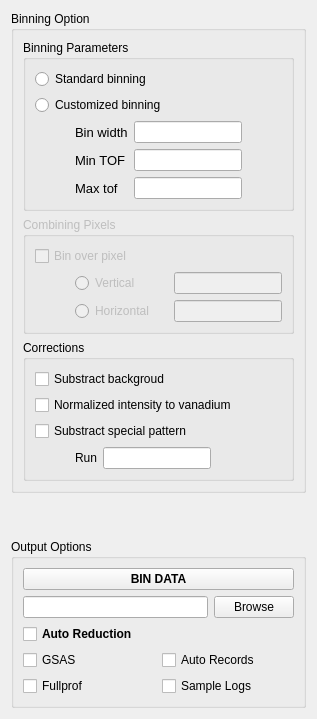
      <widget class="QWidget" name="tab_vbin">
       <attribute name="title">
        <string>Bin</string>
       </attribute>
       <layout class="QGridLayout" name="gridLayout_9">
        <item row="0" column="0">
         <widget class="QGroupBox" name="groupBox_10">
          <property name="title">
           <string>Binning Option</string>
          </property>
          <layout class="QGridLayout" name="gridLayout_19">
           <item row="1" column="0">
            <widget class="QGroupBox" name="groupBox_binOverPixels">
             <property name="enabled">
              <bool>false</bool>
             </property>
             <property name="title">
              <string>Combining Pixels</string>
             </property>
             <layout class="QGridLayout" name="gridLayout_8">
              <item row="0" column="1">
               <widget class="QCheckBox" name="checkBox_overPixel">
                <property name="toolTip">
                 <string>&lt;html&gt;&lt;head/&gt;&lt;body&gt;&lt;p&gt;bin over pixel: sum spectrum among certain pixels. &lt;/p&gt;&lt;/body&gt;&lt;/html&gt;</string>
                </property>
                <property name="text">
                 <string>Bin over pixel</string>
                </property>
               </widget>
              </item>
              <item row="1" column="1">
               <layout class="QGridLayout" name="gridLayout_23">
                <item row="1" column="2">
                 <widget class="QLineEdit" name="lineEdit_pixelSizeHorizontal">
                  <property name="sizePolicy">
                   <sizepolicy hsizetype="Preferred" vsizetype="Fixed">
                    <horstretch>0</horstretch>
                    <verstretch>0</verstretch>
                   </sizepolicy>
                  </property>
                  <property name="toolTip">
                   <string>&lt;html&gt;&lt;head/&gt;&lt;body&gt;&lt;p&gt;Number of pixels to sum in horizontal direction on detectors&lt;/p&gt;&lt;/body&gt;&lt;/html&gt;</string>
                  </property>
                 </widget>
                </item>
                <item row="0" column="1">
                 <widget class="QRadioButton" name="radioButton_binVerticalPixels">
                  <property name="text">
                   <string>Vertical</string>
                  </property>
                 </widget>
                </item>
                <item row="0" column="2">
                 <widget class="QLineEdit" name="lineEdit_pixelSizeVertical">
                  <property name="sizePolicy">
                   <sizepolicy hsizetype="Preferred" vsizetype="Fixed">
                    <horstretch>0</horstretch>
                    <verstretch>0</verstretch>
                   </sizepolicy>
                  </property>
                  <property name="toolTip">
                   <string>&lt;html&gt;&lt;head/&gt;&lt;body&gt;&lt;p&gt;Number of pixels to sum in vertical direction on detectors&lt;/p&gt;&lt;/body&gt;&lt;/html&gt;</string>
                  </property>
                  <property name="alignment">
                   <set>Qt::AlignRight|Qt::AlignTrailing|Qt::AlignVCenter</set>
                  </property>
                 </widget>
                </item>
                <item row="0" column="0">
                 <spacer name="horizontalSpacer">
                  <property name="orientation">
                   <enum>Qt::Horizontal</enum>
                  </property>
                  <property name="sizeType">
                   <enum>QSizePolicy::Fixed</enum>
                  </property>
                  <property name="sizeHint" stdset="0">
                   <size>
                    <width>40</width>
                    <height>20</height>
                   </size>
                  </property>
                 </spacer>
                </item>
                <item row="1" column="1">
                 <widget class="QRadioButton" name="radioButton_binHorizontalPixels">
                  <property name="text">
                   <string>Horizontal</string>
                  </property>
                 </widget>
                </item>
               </layout>
              </item>
             </layout>
            </widget>
           </item>
           <item row="2" column="0">
            <widget class="QGroupBox" name="groupBox_15">
             <property name="title">
              <string>Corrections</string>
             </property>
             <layout class="QGridLayout" name="gridLayout_21">
              <item row="0" column="0">
               <widget class="QCheckBox" name="checkBox_reduceSubtractBackground">
                <property name="text">
                 <string>Substract backgroud</string>
                </property>
               </widget>
              </item>
              <item row="1" column="0">
               <widget class="QCheckBox" name="checkBox_reduceNormalizedByVanadium">
                <property name="text">
                 <string>Normalized intensity to vanadium</string>
                </property>
               </widget>
              </item>
              <item row="2" column="0">
               <widget class="QCheckBox" name="checkBox_reduceSubstractSpecialPattern">
                <property name="text">
                 <string>Substract special pattern</string>
                </property>
               </widget>
              </item>
              <item row="3" column="0">
               <layout class="QHBoxLayout" name="horizontalLayout_8">
                <item>
                 <spacer name="horizontalSpacer_3">
                  <property name="orientation">
                   <enum>Qt::Horizontal</enum>
                  </property>
                  <property name="sizeType">
                   <enum>QSizePolicy::Minimum</enum>
                  </property>
                  <property name="sizeHint" stdset="0">
                   <size>
                    <width>40</width>
                    <height>20</height>
                   </size>
                  </property>
                 </spacer>
                </item>
                <item>
                 <widget class="QLabel" name="label_15">
                  <property name="text">
                   <string>Run</string>
                  </property>
                 </widget>
                </item>
                <item>
                 <widget class="QLineEdit" name="lineEdit_runSpecialPattern">
                  <property name="sizePolicy">
                   <sizepolicy hsizetype="Preferred" vsizetype="Fixed">
                    <horstretch>0</horstretch>
                    <verstretch>0</verstretch>
                   </sizepolicy>
                  </property>
                 </widget>
                </item>
                <item>
                 <spacer name="horizontalSpacer_2">
                  <property name="orientation">
                   <enum>Qt::Horizontal</enum>
                  </property>
                  <property name="sizeHint" stdset="0">
                   <size>
                    <width>40</width>
                    <height>20</height>
                   </size>
                  </property>
                 </spacer>
                </item>
               </layout>
              </item>
             </layout>
            </widget>
           </item>
           <item row="0" column="0">
            <widget class="QGroupBox" name="groupBox_9">
             <property name="title">
              <string>Binning Parameters</string>
             </property>
             <layout class="QVBoxLayout" name="verticalLayout_12">
              <item>
               <widget class="QRadioButton" name="radioButton_binStandard">
                <property name="toolTip">
                 <string>&lt;html&gt;&lt;head/&gt;&lt;body&gt;&lt;p&gt;bin size = fixed&lt;/p&gt;&lt;/body&gt;&lt;/html&gt;</string>
                </property>
                <property name="text">
                 <string>Standard binning</string>
                </property>
               </widget>
              </item>
              <item>
               <widget class="QRadioButton" name="radioButton_binCustomized">
                <property name="text">
                 <string>Customized binning</string>
                </property>
               </widget>
              </item>
              <item>
               <layout class="QGridLayout" name="gridLayout_22">
                <item row="2" column="1">
                 <widget class="QLabel" name="label_binMaxTOF">
                  <property name="font">
                   <font>
                    <pointsize>10</pointsize>
                   </font>
                  </property>
                  <property name="text">
                   <string>Max tof</string>
                  </property>
                 </widget>
                </item>
                <item row="0" column="1">
                 <widget class="QLabel" name="label_binWidth">
                  <property name="font">
                   <font>
                    <pointsize>10</pointsize>
                   </font>
                  </property>
                  <property name="text">
                   <string>Bin width</string>
                  </property>
                 </widget>
                </item>
                <item row="1" column="1">
                 <widget class="QLabel" name="label_binMinTOF">
                  <property name="font">
                   <font>
                    <pointsize>10</pointsize>
                   </font>
                  </property>
                  <property name="text">
                   <string>Min TOF</string>
                  </property>
                 </widget>
                </item>
                <item row="2" column="2">
                 <widget class="QLineEdit" name="lineEdit_binMaxTOF">
                  <property name="sizePolicy">
                   <sizepolicy hsizetype="Preferred" vsizetype="Fixed">
                    <horstretch>0</horstretch>
                    <verstretch>0</verstretch>
                   </sizepolicy>
                  </property>
                 </widget>
                </item>
                <item row="1" column="2">
                 <widget class="QLineEdit" name="lineEdit_binMinTOF">
                  <property name="sizePolicy">
                   <sizepolicy hsizetype="Preferred" vsizetype="Fixed">
                    <horstretch>0</horstretch>
                    <verstretch>0</verstretch>
                   </sizepolicy>
                  </property>
                 </widget>
                </item>
                <item row="0" column="2">
                 <widget class="QLineEdit" name="lineEdit_binWidth">
                  <property name="sizePolicy">
                   <sizepolicy hsizetype="Preferred" vsizetype="Fixed">
                    <horstretch>0</horstretch>
                    <verstretch>0</verstretch>
                   </sizepolicy>
                  </property>
                 </widget>
                </item>
                <item row="0" column="0">
                 <spacer name="horizontalSpacer_12">
                  <property name="orientation">
                   <enum>Qt::Horizontal</enum>
                  </property>
                  <property name="sizeType">
                   <enum>QSizePolicy::Preferred</enum>
                  </property>
                  <property name="sizeHint" stdset="0">
                   <size>
                    <width>40</width>
                    <height>20</height>
                   </size>
                  </property>
                 </spacer>
                </item>
                <item row="0" column="3">
                 <spacer name="horizontalSpacer_13">
                  <property name="orientation">
                   <enum>Qt::Horizontal</enum>
                  </property>
                  <property name="sizeType">
                   <enum>QSizePolicy::Preferred</enum>
                  </property>
                  <property name="sizeHint" stdset="0">
                   <size>
                    <width>40</width>
                    <height>20</height>
                   </size>
                  </property>
                 </spacer>
                </item>
               </layout>
              </item>
             </layout>
            </widget>
           </item>
          </layout>
         </widget>
        </item>
        <item row="1" column="0">
         <spacer name="verticalSpacer_3">
          <property name="orientation">
           <enum>Qt::Vertical</enum>
          </property>
          <property name="sizeHint" stdset="0">
           <size>
            <width>20</width>
            <height>40</height>
           </size>
          </property>
         </spacer>
        </item>
        <item row="2" column="0">
         <widget class="QGroupBox" name="groupBox_outputOptions">
          <property name="title">
           <string>Output Options</string>
          </property>
          <layout class="QVBoxLayout" name="verticalLayout_8">
           <item>
            <widget class="QPushButton" name="pushButton_binData">
             <property name="font">
              <font>
               <weight>75</weight>
               <bold>true</bold>
              </font>
             </property>
             <property name="text">
              <string>BIN DATA</string>
             </property>
            </widget>
           </item>
           <item>
            <layout class="QGridLayout" name="gridLayout_27">
             <item row="0" column="1">
              <widget class="QPushButton" name="pushButton_browseOutputDir">
               <property name="font">
                <font>
                 <pointsize>9</pointsize>
                </font>
               </property>
               <property name="text">
                <string>Browse</string>
               </property>
              </widget>
             </item>
             <item row="0" column="0">
              <widget class="QLineEdit" name="lineEdit_outputDir"/>
             </item>
            </layout>
           </item>
           <item>
            <layout class="QGridLayout" name="gridLayout_2">
             <item row="1" column="1">
              <widget class="QCheckBox" name="checkBox_outputAutoRecords">
               <property name="font">
                <font>
                 <pointsize>9</pointsize>
                </font>
               </property>
               <property name="toolTip">
                <string>&lt;html&gt;&lt;head/&gt;&lt;body&gt;&lt;p&gt;Export records of sample logs to AutoRecord.txt under /SNS/VULCAN/IPTS-1234/shared/&lt;/p&gt;&lt;/body&gt;&lt;/html&gt;</string>
               </property>
               <property name="text">
                <string>Auto Records</string>
               </property>
              </widget>
             </item>
             <item row="1" column="0">
              <widget class="QCheckBox" name="checkBox_outGSAS">
               <property name="text">
                <string>GSAS</string>
               </property>
              </widget>
             </item>
             <item row="2" column="0">
              <widget class="QCheckBox" name="checkBox_outFullprof">
               <property name="text">
                <string>Fullprof</string>
               </property>
              </widget>
             </item>
             <item row="2" column="1">
              <widget class="QCheckBox" name="checkBox_outputSampleLogs">
               <property name="font">
                <font>
                 <pointsize>9</pointsize>
                </font>
               </property>
               <property name="toolTip">
                <string>&lt;html&gt;&lt;head/&gt;&lt;body&gt;&lt;p&gt;Export sample logs to csv files under /SNS/VULCAN/IPTS-1234/shared/&lt;/p&gt;&lt;p&gt;&lt;br/&gt;&lt;/p&gt;&lt;p&gt;The exported log files include:&lt;/p&gt;&lt;p&gt;1. MTSLog&lt;/p&gt;&lt;p&gt;2. GenericLog&lt;/p&gt;&lt;p&gt;3. ... &lt;/p&gt;&lt;/body&gt;&lt;/html&gt;</string>
               </property>
               <property name="text">
                <string>Sample Logs</string>
               </property>
              </widget>
             </item>
             <item row="0" column="0">
              <widget class="QCheckBox" name="checkBox_autoReduction">
               <property name="font">
                <font>
                 <weight>75</weight>
                 <bold>true</bold>
                </font>
               </property>
               <property name="text">
                <string>Auto Reduction</string>
               </property>
              </widget>
             </item>
            </layout>
           </item>
          </layout>
         </widget>
        </item>
       </layout>
      </widget>
